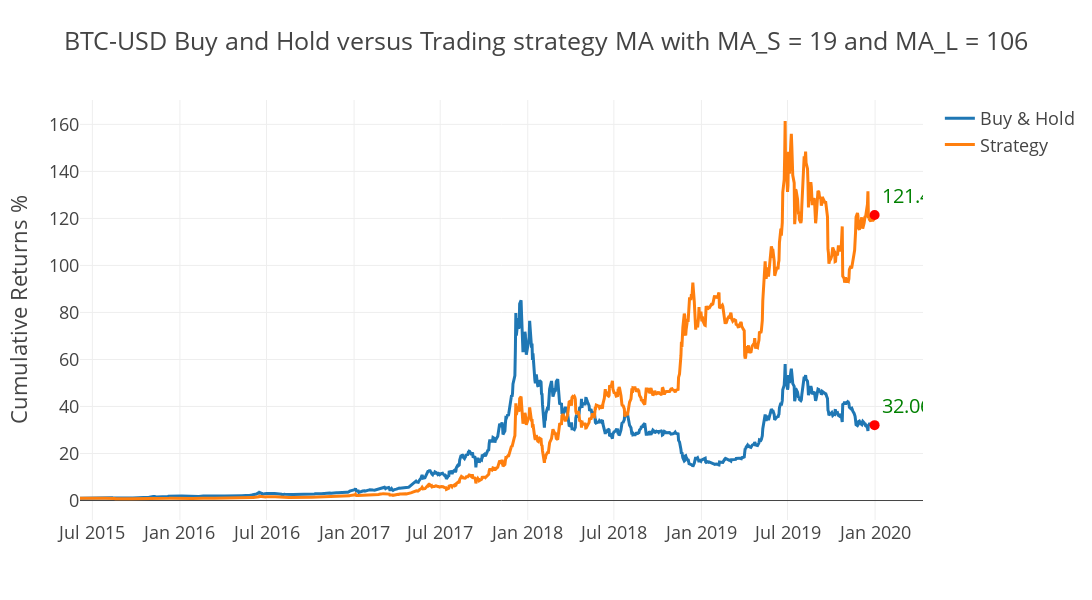

The notebook cell this image was saved under:
### Code cell
tester.plot_results()

### Figure 1 — Plotly figure (JSON) as saved in the notebook; plotly's stock layout.template omitted (floating-point values rounded to 4 significant figures; data arrays with more than 128 entries replaced by an {"elided": "..."} marker saying what was removed)
{"data": [{"name": "Buy & Hold", "type": "scatter", "x": {"elided": "1152 str values"}, "y": {"elided": "1152 float values"}}, {"name": "Strategy", "type": "scatter", "x": {"elided": "1152 str values"}, "y": {"elided": "1152 float values"}}, {"marker": {"color": "red", "size": 10}, "mode": "markers+text", "showlegend": false, "text": ["32.06789713398097"], "textfont": {"color": "green", "size": 20}, "textposition": "top right", "type": "scatter", "x": ["2019-12-31T00:00:00"], "y": [32.07]}, {"marker": {"color": "red", "size": 10}, "mode": "markers+text", "showlegend": false, "text": ["121.45459920685094"], "textfont": {"color": "green", "size": 20}, "textposition": "top right", "type": "scatter", "x": ["2019-12-31T00:00:00"], "y": [121.5]}], "layout": {"height": 600, "title": {"text": "BTC-USD Buy and Hold versus Trading strategy MA with MA_S = 19 and MA_L = 106"}, "width": 1400, "yaxis": {"title": {"text": "Cumulative Returns %"}}}}
